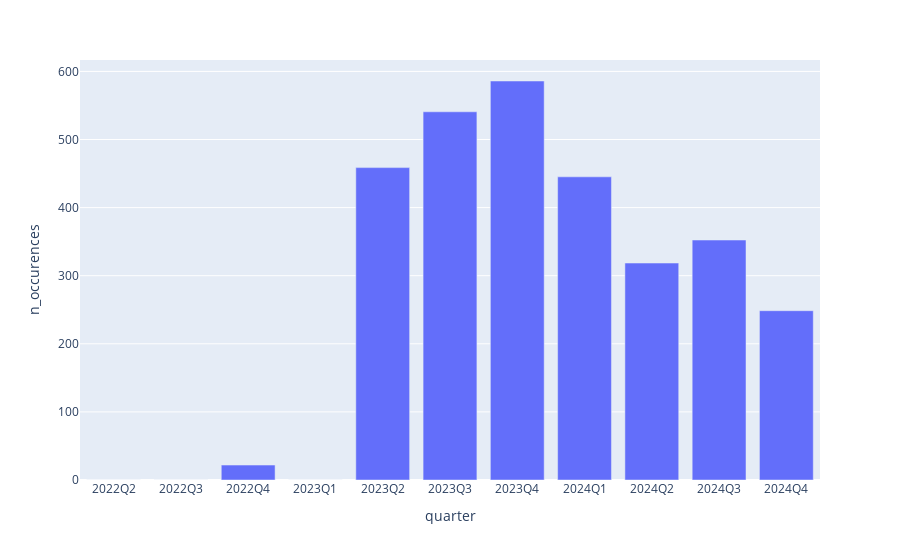

The cell this chart's notebook holds for it:
### Markdown cell above
####  Examples are helpful but ...
I now want to ask some more high level questions ...

Google seems to be releasing a suite of tools leveraging Gemini for helping companies build advertisements. I want to know when this started and how focused the earnings calls have been on this product line each quarter. 

Because our model statistically structures unstructured data at the word, sentence, paragraph, document and corpus level, we can actually just run basic sql queries as if our unstructured data was simply another quantitative field.

### Code cell
# Arrays are 1 indexed in our sql data store
df = pd.DataFrame(index.queryMeta(f"""
SELECT quarter, sum(sum_topic_counts[{topic_id+1}]) as n_occurences
FROM doc_meta GROUP 
BY quarter ORDER BY quarter""") )

px.bar(df, x="quarter", y="n_occurences")

### Figure 1 — Plotly figure (JSON) as saved in the notebook; plotly's stock layout.template omitted (floating-point values rounded to 4 significant figures)
{"data": [{"alignmentgroup": "True", "hovertemplate": "quarter=%{x}<br>n_occurences=%{y}<extra></extra>", "legendgroup": "", "marker": {"color": "#636efa", "pattern": {"shape": ""}}, "name": "", "offsetgroup": "", "orientation": "v", "showlegend": false, "textposition": "auto", "type": "bar", "x": ["2022Q2", "2022Q3", "2022Q4", "2023Q1", "2023Q2", "2023Q3", "2023Q4", "2024Q1", "2024Q2", "2024Q3", "2024Q4"], "xaxis": "x", "y": [0.08667, 0.02, 21.93, 0.05333, 458.7, 540.7, 585.9, 445.2, 318.6, 352.4, 248.6], "yaxis": "y"}], "layout": {"autosize": true, "barmode": "relative", "legend": {"tracegroupgap": 0}, "margin": {"t": 60}, "xaxis": {"anchor": "y", "autorange": true, "domain": [0, 1], "range": [-0.5, 10.5], "title": {"text": "quarter"}, "type": "category"}, "yaxis": {"anchor": "x", "autorange": true, "domain": [0, 1], "range": [0, 616.8], "title": {"text": "n_occurences"}, "type": "linear"}}}
